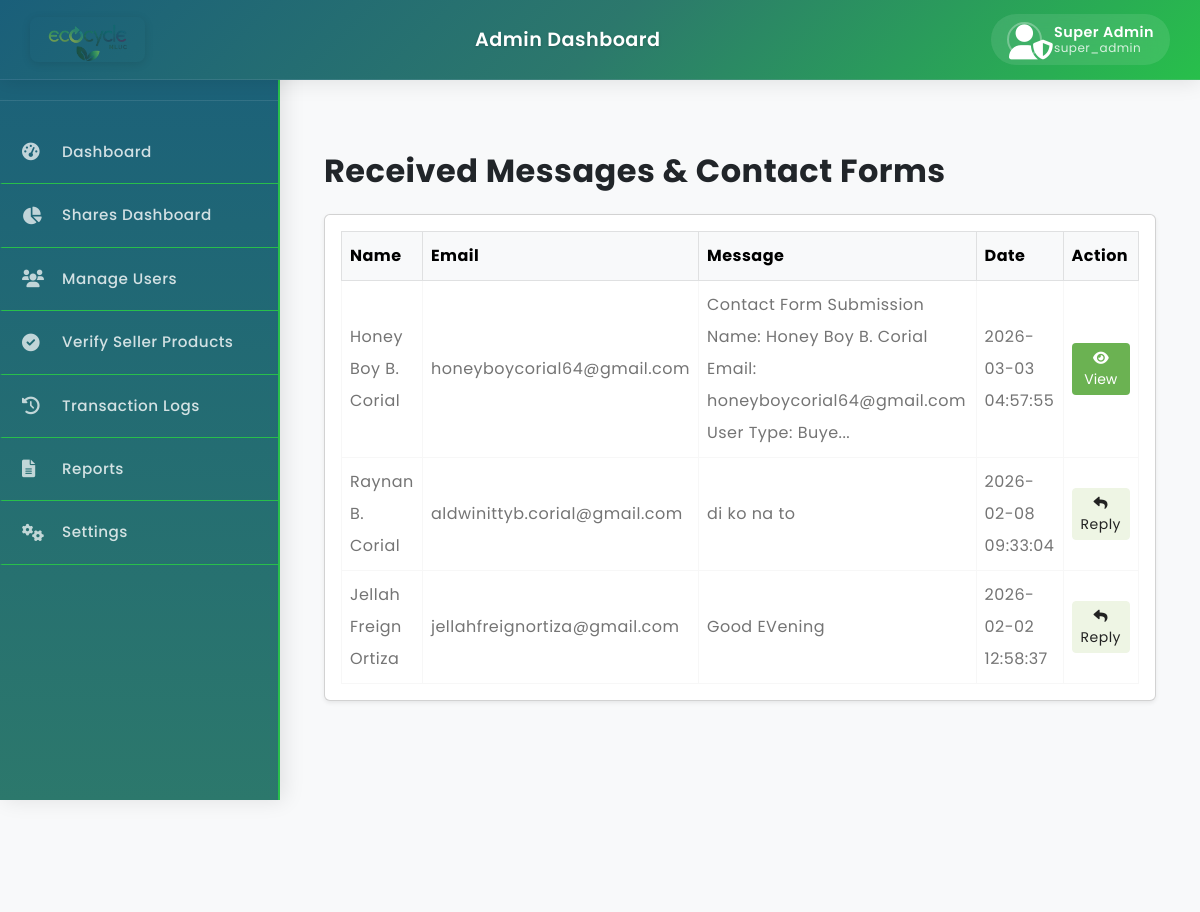
/admin/adminreceivemessages.php (signed in), run on the app's committed database.
### tables this page shows
CREATE TABLE `messages` (
  `message_id` int(11) NOT NULL AUTO_INCREMENT,
  `buyer_id` int(11) NOT NULL,
  `admin_id` int(11) DEFAULT NULL,
  `sender_type` enum('buyer','admin') NOT NULL,
  `message_text` text NOT NULL,
  `feedback_text` text DEFAULT NULL,
  `status` enum('sent','received','replied','archived') DEFAULT 'sent',
  `created_at` timestamp NOT NULL DEFAULT current_timestamp(),
  `updated_at` timestamp NOT NULL DEFAULT current_timestamp() ON UPDATE current_timestamp(),
  PRIMARY KEY (`message_id`),
  KEY `buyer_id` (`buyer_id`),
  KEY `admin_id` (`admin_id`)
);

CREATE TABLE `buyers` (
  `buyer_id` int(11) NOT NULL AUTO_INCREMENT,
  `fullname` varchar(100) NOT NULL,
  `username` varchar(50) NOT NULL,
  `phone_number` varchar(20) NOT NULL,
  `email` varchar(100) NOT NULL,
  `password` varchar(255) NOT NULL,
  `address` text DEFAULT NULL,
  `documents` varchar(255) DEFAULT NULL,
  `status` enum('active','blocked') DEFAULT 'active',
  `created_at` timestamp NOT NULL DEFAULT current_timestamp(),
  `updated_at` timestamp NOT NULL DEFAULT current_timestamp() ON UPDATE current_timestamp(),
  `last_login` datetime DEFAULT NULL,
  `ecocoins_balance` decimal(10,2) NOT NULL DEFAULT 0.00,
  `reset_token` varchar(255) DEFAULT NULL,
  `reset_token_expires` datetime DEFAULT NULL,
  `reset_required` tinyint(1) DEFAULT 0,
  `failed_attempts` int(11) DEFAULT 0,
  `last_failed_attempt` datetime DEFAULT NULL,
  PRIMARY KEY (`buyer_id`),
  UNIQUE KEY `username` (`username`),
  UNIQUE KEY `email` (`email`)
);

### admin/adminreceivemessages.php (the view, shortened to what this page needs)
<?php
include 'adminheader.php';
include 'adminsidebar.php';
require_once __DIR__ . '/../config/database.php';
$stmt = $pdo->query('
    SELECT m1.* FROM messages m1
    INNER JOIN (
        SELECT COALESCE(buyer_id, 0) as buyer_id, MAX(created_at) AS max_created
        FROM messages
        GROUP BY COALESCE(buyer_id, 0)
    ) m2 ON COALESCE(m1.buyer_id, 0) = m2.buyer_id AND m1.created_at = m2.max_created
    ORDER BY m1.created_at DESC
');
$messages = $stmt->fetchAll();
?>
<main class="admin-main-content" style="margin-left:280px; padding:40px 20px 20px 20px; min-height:100vh; background:#f8f9fa;">
    <div class="container-fluid">
        <div class="d-flex justify-content-between align-items-center mb-4">
            <h2 class="fw-bold mb-0">Received Messages & Contact Forms</h2>
        </div>
        <div class="card shadow-sm">
            <div class="card-body">
                <div class="table-responsive">
                    <table class="table table-bordered table-hover align-middle mb-0">
                        <thead class="table-light">
                            <tr>
                                <th>Name</th>
                                <th>Email</th>
                                <th>Message</th>
                                <th>Date</th>
                                <th>Action</th>
                            </tr>
                        </thead>
                        <tbody>
                        <?php if (empty($messages)): ?>
                            <tr><td colspan="5" class="text-center">No messages found.</td></tr>
                        <?php else: ?>
                            <?php foreach ($messages as $msg): ?>
                                <tr>
                                    <td>
                                        <?php
                                        if (empty($msg['buyer_id'])) {
                                            if (preg_match('/Name: (.+?)\n/', $msg['message_text'], $matches)) {
                                                echo htmlspecialchars($matches[1]);
                                            } else {
                                                echo 'Contact Form';
                                            }
                                        } else {
                                            $buyerStmt = $pdo->prepare('SELECT fullname, email FROM buyers WHERE buyer_id = ? LIMIT 1');
                                            $buyerStmt->execute([$msg['buyer_id']]);
                                            $buyer = $buyerStmt->fetch();
                                            echo htmlspecialchars($buyer['fullname'] ?? 'N/A');
                                        }
                                        ?>
                                    </td>
                                    <td>
                                        <?php
                                        if (empty($msg['buyer_id'])) {
                                            if (preg_match('/Email: (.+?)\n/', $msg['message_text'], $matches)) {
                                                echo htmlspecialchars($matches[1]);
                                            } else {
                                                echo 'N/A';
                                            }
                                        } else {
                                            $buyerStmt = $pdo->prepare('SELECT email FROM buyers WHERE buyer_id = ? LIMIT 1');
                                            $buyerStmt->execute([$msg['buyer_id']]);
                                            $buyer = $buyerStmt->fetch();
                                            echo htmlspecialchars($buyer['email'] ?? 'N/A');
                                        }
                                        ?>
                                    </td>
                                    <td>
                                        <?php
                                        $text = htmlspecialchars($msg['message_text']);
                                        if (empty($msg['buyer_id'])) {
                                            echo substr($text, 0, 100) . '...';
                                        } else {
                                            echo $text;
                                        }
                                        ?>
                                    </td>
                                    <td><?php echo htmlspecialchars($msg['created_at']); ?></td>
                                    <td>
                                        <?php if (!empty($msg['buyer_id'])): ?>
                                            <?php
                                            $buyerStmt = $pdo->prepare('SELECT email FROM buyers WHERE buyer_id = ? LIMIT 1');
                                            $buyerStmt->execute([$msg['buyer_id']]);
                                            $buyer = $buyerStmt->fetch();
                                            if (!empty($buyer) && !empty($buyer['email'])):
                                            ?>
                                                <a href="adminchat.php?buyer_id=<?php echo urlencode($msg['buyer_id']); ?>" class="btn btn-success btn-sm"><i class="fas fa-reply"></i> Reply</a>
                                            <?php else: ?>
                                                <span class="text-muted">No Email</span>
                                            <?php endif; ?>
                                        <?php else: ?>
                                            <button type="button" class="btn btn-primary btn-sm" data-bs-toggle="modal" data-bs-target="#viewContactModal" onclick="viewContactDetails(<?php echo htmlspecialchars(json_encode($msg['message_text']), ENT_QUOTES, 'UTF-8'); ?>, '<?php echo htmlspecialchars($msg['created_at'], ENT_QUOTES); ?>')">
                                                <i class="fas fa-eye"></i> View
                                            </button>
                                        <?php endif; ?>
                                    </td>
                                </tr>
                            <?php endforeach; ?>
                        <?php endif; ?>
                        </tbody>
                    </table>
                </div>
            </div>
        </div>
    </div>
</main>

### style.css (style rules this page uses)
body { font-family: 'Poppins', sans-serif; --heading-font : "Inter", sans-serif; --bs-link-color: #333; --bs-link-hover-color:#333; --bs-link-color-rgb: 40,40,40; --bs-link-hover-color-rgb: 0,0,0; --bs-light-rgb: 248, 248, 248; --bs-font-sans-serif: "Inter", sans-serif; --bs-body-font-family: 'Poppins', sans-serif; --bs-body-font-size: 1rem; --bs-body-font-weight: 400; --bs-body-line-height: 2; --bs-body-color: #747474; --bs-primary: #6BB252; --bs-primary-rgb: 107, 178, 82; --bs-secondary: #364127; --bs-secondary-rgb: 54, 65, 39; --bs-danger: #F95F09; --bs-danger-rgb: 249, 95, 9; --bs-success: #a3be4c; --bs-success-rgb: 163, 190, 76; --bs-primary-bg-subtle: #FFF9EB; --bs-success-bg-subtle: #eef5e5; --bs-border-color: #F7F7F7; }
.btn-primary { --bs-btn-color: #fff; --bs-btn-bg: var(--bs-primary); --bs-btn-border-color: transparent; --bs-btn-hover-color: #fff; --bs-btn-hover-bg: #f7a422; --bs-btn-hover-border-color: transparent; --bs-btn-focus-shadow-rgb: 49,132,253; --bs-btn-active-color: #fff; --bs-btn-active-bg: var(--bs-primary); --bs-btn-active-border-color: transparent; --bs-btn-active-shadow: inset 0 3px 5px rgba(0, 0, 0, 0.125); --bs-btn-disabled-color: #fff; --bs-btn-disabled-bg: #d3d7dd; --bs-btn-disabled-border-color: transparent; }
.btn-success { --bs-btn-color: #222; --bs-btn-bg: #EEF5E4; --bs-btn-border-color: #EEF5E4; --bs-btn-hover-color: #222; --bs-btn-hover-bg: #9de3c2; --bs-btn-hover-border-color: #9de3c2; --bs-btn-focus-shadow-rgb: 60,153,110; --bs-btn-active-color: #222; --bs-btn-active-bg: #9de3c2; --bs-btn-active-border-color: #9de3c2; --bs-btn-active-shadow: inset 0 3px 5px rgba(0, 0, 0, 0.125); --bs-btn-disabled-color: #222; --bs-btn-disabled-bg: #EEF5E4; --bs-btn-disabled-border-color: #EEF5E4; }
body { letter-spacing: 0.03em; }
h1,h2,h3,h4,h5,h6 { font-family: 'Poppins', sans-serif; color: var(--bs-dark); font-weight: 700; }
.container, .container-fluid, .container-lg, .container-md, .container-sm, .container-xl, .container-xxl { --bs-gutter-x: 3rem; }

### admin/adminheader.php (style rules this page uses)
body { padding-top: 80px; font-family: 'Poppins', sans-serif; background-color: #f8f9fa; }

### data on the page
messages: message_text "Contact Form Submission Name: Honey Boy B. Corial Email: honeyboycorial64@gmail.com User Type: Buye", created_at "2026-03-03 04:57:55"
messages: buyer.fullname "Raynan B. Corial", buyer.email "aldwinittyb.corial@gmail.com", message_text "di ko na to", created_at "2026-02-08 09:33:04"
messages: buyer.fullname "Jellah Freign Ortiza", buyer.email "jellahfreignortiza@gmail.com", message_text "Good EVening", created_at "2026-02-02 12:58:37"

### other printed values
$_SESSION['fullname'] "Super Admin"
$_SESSION['role'] "super_admin"
